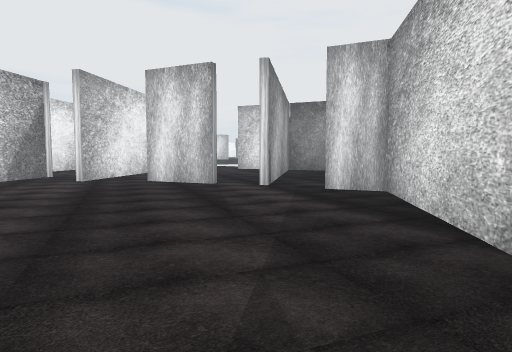
[1] (above)

12 first-person views from a walk through a Unity game level. The camera is 1.2 m above the floor, tilts 4° down and sees 75° across. The floor is counted in squares, 2 m on a side. Each view is taken from the middle of a square. On the plan, view 1 faces up. The plan holds only what a view shows up to about 10 squares ahead; the rest is blank. The place goes on beyond the plan.

[2]
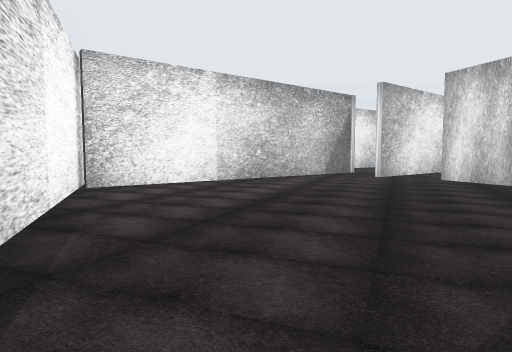

[3]
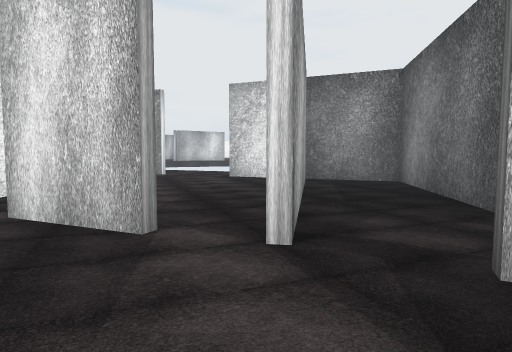

[4]
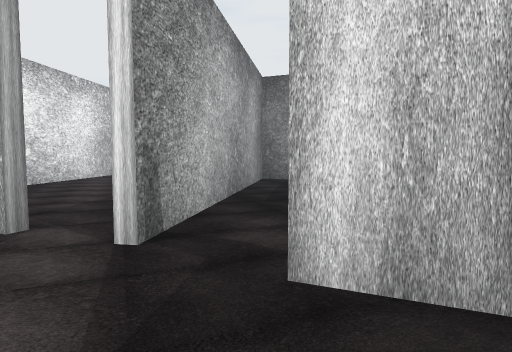

[5]
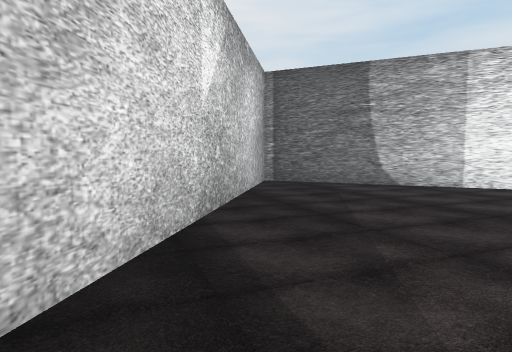

[6]
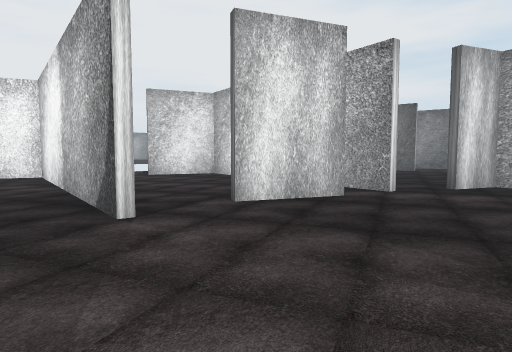

[7]
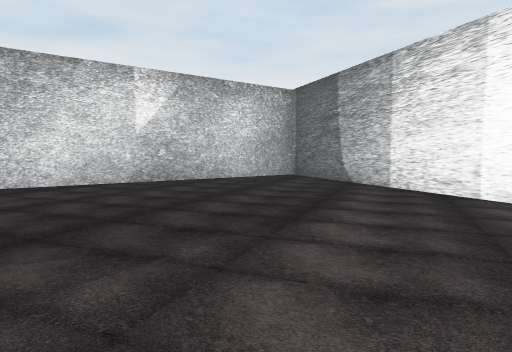

[8]
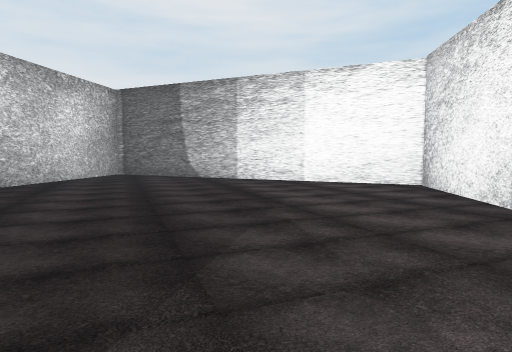

[9]
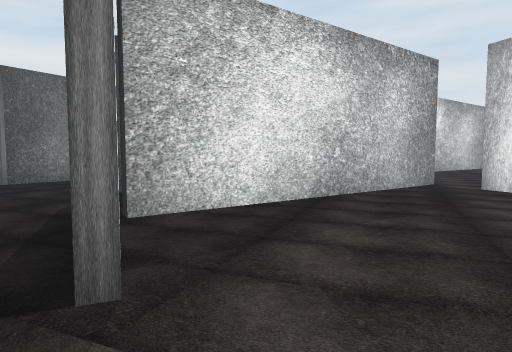

[10]
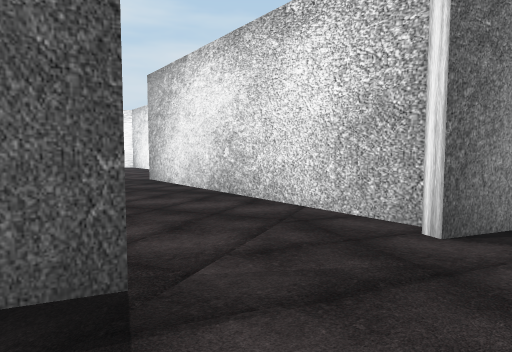

[11]
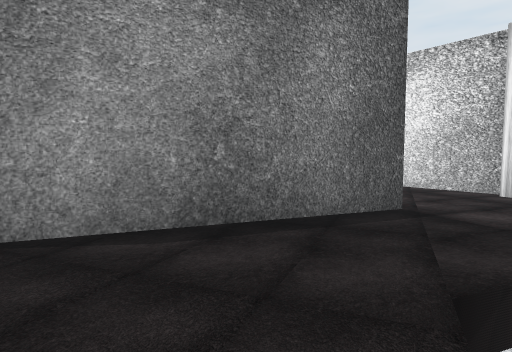

[12]
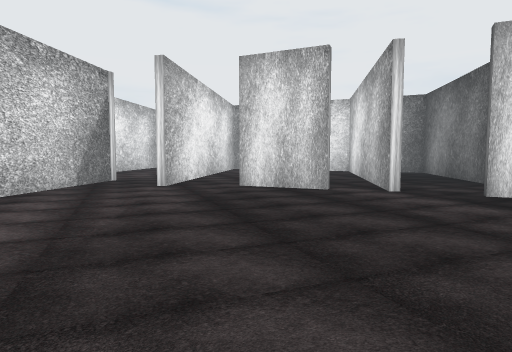

### Floor plan
Points are (right, up) in squares from view 1. A wall is a line through its corners. A room is listed if a view was taken in it or the views show most of it. See-through windows are left out.
Room 1 (views 1, 2, 3, 4, 5, 6, 7, 12)
walls: (-0.8, 6.4) (-2.3, 7.1); (-5.1, 8.2) (-6, 0.9); (2.4, 7.2) (3, 10.9); (-6.8, 1.2) (0.8, -2.2) (2, 5.1) (1.1, 5.6); (1.2, 11.7) (0.2, 6.1)
ways out: opening at (-3, 7) to room 2; gap at (-1, 7) to room 2; opening at (2, 6.5)
Room 2 (views 8, 9, 10, 11)
walls: (-0.6, 12.6) (2.7, 11.2); (-2.8, 13.2) (-3.6, 6.9); (-3.2, 13.7) (-2.4, 13.3); (3, 10.9) (-0.7, 12.5); (-1.2, 6.8) (-0.8, 6.6); (0.1, 6.1) (1, 11.8)
ways out: opening at (-3, 7) to room 1; gap at (-1, 7) to room 1

Where each view was taken, in squares from view 1:
view 1: 0 up, 0 right, facing up
view 2: 1 down, 0 right, facing up-left
view 3: 4 up, 0 right, facing up
view 4: 4 up, 1 right, facing up
view 5: 5 up, 1 right, facing down
view 6: 4 up, 5 left, facing up-right
view 7: 5 up, 5 left, facing down-right
view 8: 7 up, 3 left, facing down
view 9: 13 up, 2 left, facing down-right
view 10: 14 up, 0 right, facing down-left
view 11: 14 up, 3 right, facing down-left
view 12: 1 up, 2 left, facing up
